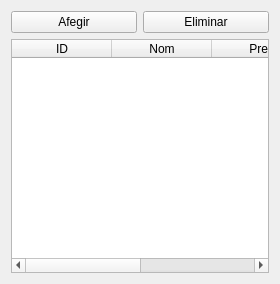
<?xml version="1.0" encoding="UTF-8"?>
<ui version="4.0">
 <class>Form</class>
 <widget class="QWidget" name="Form">
  <property name="geometry">
   <rect>
    <x>0</x>
    <y>0</y>
    <width>280</width>
    <height>284</height>
   </rect>
  </property>
  <layout class="QVBoxLayout" name="verticalLayout">
   <item>
    <layout class="QHBoxLayout" name="horizontalLayout">
     <property name="topMargin">
      <number>0</number>
     </property>
     <item>
      <widget class="QPushButton" name="btnAfegir">
       <property name="text">
        <string>Afegir</string>
       </property>
      </widget>
     </item>
     <item>
      <widget class="QPushButton" name="btnEliminar">
       <property name="text">
        <string>Eliminar</string>
       </property>
      </widget>
     </item>
    </layout>
   </item>
   <item>
    <widget class="QTableWidget" name="tableWidget">
     <property name="columnCount">
      <number>4</number>
     </property>
     <column>
      <property name="text">
       <string>ID</string>
      </property>
     </column>
     <column>
      <property name="text">
       <string>Nom</string>
      </property>
     </column>
     <column>
      <property name="text">
       <string>Preu</string>
      </property>
     </column>
     <column>
      <property name="text">
       <string>Quantitat</string>
      </property>
     </column>
    </widget>
   </item>
  </layout>
 </widget>
 <resources/>
 <connections/>
</ui>
